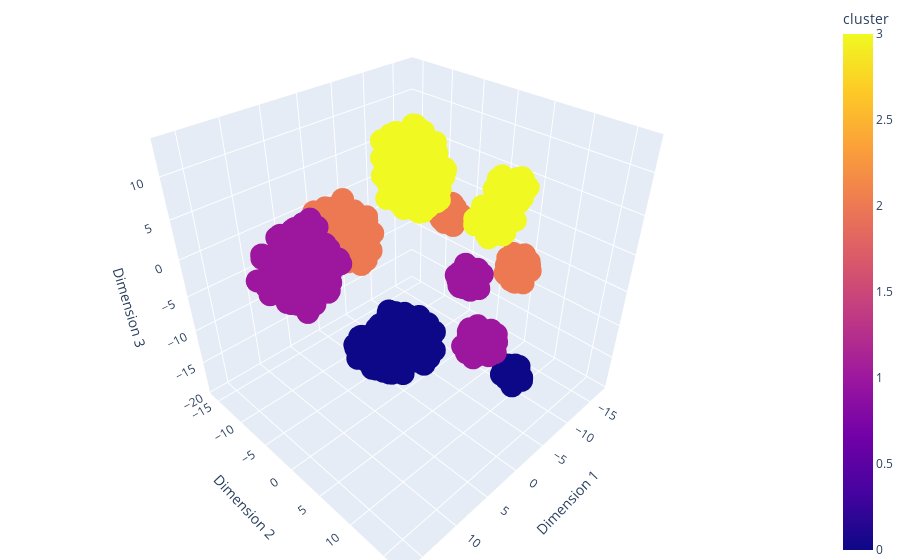

Here is the notebook cell this chart was saved with:
### Code cell
from sklearn.manifold import TSNE

# Perform t-SNE
tsne = TSNE(n_components=3)  # We select 3 as we want to plot in 3D
tsne_results = tsne.fit_transform(sd_train)

# Convert to DataFrame for convenience
tsneDf = pd.DataFrame(data=tsne_results, columns=['Dimension 1', 'Dimension 2', 'Dimension 3'])

# Add back the cluster column
finalDf = pd.concat([tsneDf, data_train[['cluster']].reset_index(drop=True)], axis=1)

# Create the 3D plot
fig = px.scatter_3d(finalDf, x='Dimension 1', y='Dimension 2', z='Dimension 3',
                    color='cluster', 
                    labels={'color':'Cluster'},
                    color_continuous_scale=px.colors.sequential.Plasma)

fig.update_layout(margin=dict(l=0, r=0, b=0, t=0))
fig.show()
fig.write_html(os.path.join("visualization","tsne_clusters.html"))

### Figure 1 — Plotly figure (JSON) as saved in the notebook; plotly's stock layout.template omitted (floating-point values rounded to 4 significant figures; data arrays with more than 128 entries replaced by an {"elided": "..."} marker saying what was removed)
{"data": [{"hovertemplate": "Dimension 1=%{x}<br>Dimension 2=%{y}<br>Dimension 3=%{z}<br>cluster=%{marker.color}<extra></extra>", "legendgroup": "", "marker": {"color": {"elided": "950 int values"}, "coloraxis": "coloraxis", "symbol": "circle"}, "mode": "markers", "name": "", "scene": "scene", "showlegend": false, "type": "scatter3d", "x": {"elided": "950 float values"}, "y": {"elided": "950 float values"}, "z": {"elided": "950 float values"}}], "layout": {"coloraxis": {"colorbar": {"title": {"text": "cluster"}}, "colorscale": [[0, "#0d0887"], [0.1111, "#46039f"], [0.2222, "#7201a8"], [0.3333, "#9c179e"], [0.4444, "#bd3786"], [0.5556, "#d8576b"], [0.6667, "#ed7953"], [0.7778, "#fb9f3a"], [0.8889, "#fdca26"], [1, "#f0f921"]]}, "legend": {"tracegroupgap": 0}, "margin": {"b": 0, "l": 0, "r": 0, "t": 0}, "scene": {"domain": {"x": [0, 1], "y": [0, 1]}, "xaxis": {"title": {"text": "Dimension 1"}}, "yaxis": {"title": {"text": "Dimension 2"}}, "zaxis": {"title": {"text": "Dimension 3"}}}}}
